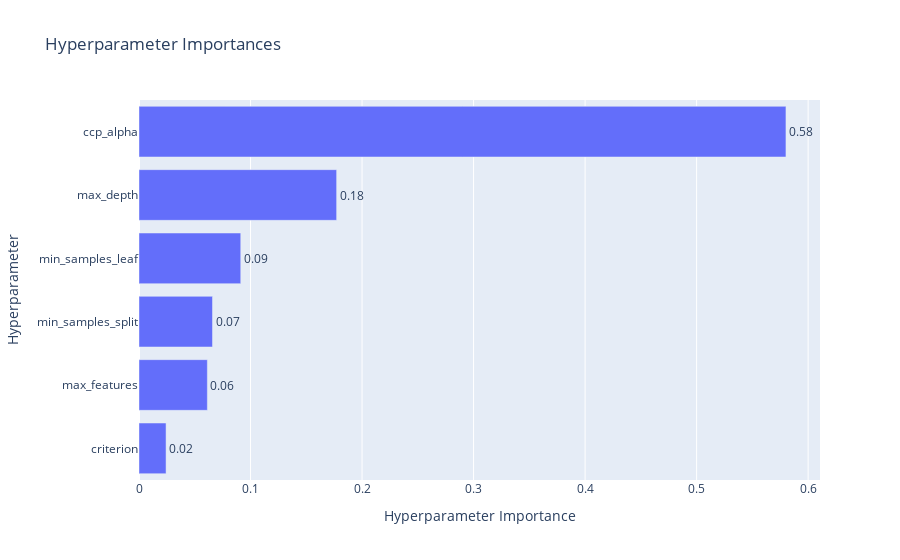

The cell this chart's notebook holds for it:
### Code cell
visualizations['param_importances']

### Figure 1 — Plotly figure (JSON) as saved in the notebook; plotly's stock layout.template omitted (floating-point values rounded to 4 significant figures)
{"data": [{"cliponaxis": false, "hovertemplate": ["criterion (CategoricalDistribution): 0.024253637418210926<extra></extra>", "max_features (CategoricalDistribution): 0.061285736465882874<extra></extra>", "min_samples_split (IntDistribution): 0.0659093352534565<extra></extra>", "min_samples_leaf (IntDistribution): 0.09122949869362254<extra></extra>", "max_depth (IntDistribution): 0.17722166160409158<extra></extra>", "ccp_alpha (FloatDistribution): 0.5801001305647355<extra></extra>"], "name": "Objective Value", "orientation": "h", "text": ["0.02", "0.06", "0.07", "0.09", "0.18", "0.58"], "textposition": "outside", "type": "bar", "x": [0.02425, 0.06129, 0.06591, 0.09123, 0.1772, 0.5801], "y": ["criterion", "max_features", "min_samples_split", "min_samples_leaf", "max_depth", "ccp_alpha"]}], "layout": {"title": {"text": "Hyperparameter Importances"}, "xaxis": {"title": {"text": "Hyperparameter Importance"}}, "yaxis": {"title": {"text": "Hyperparameter"}}}}
